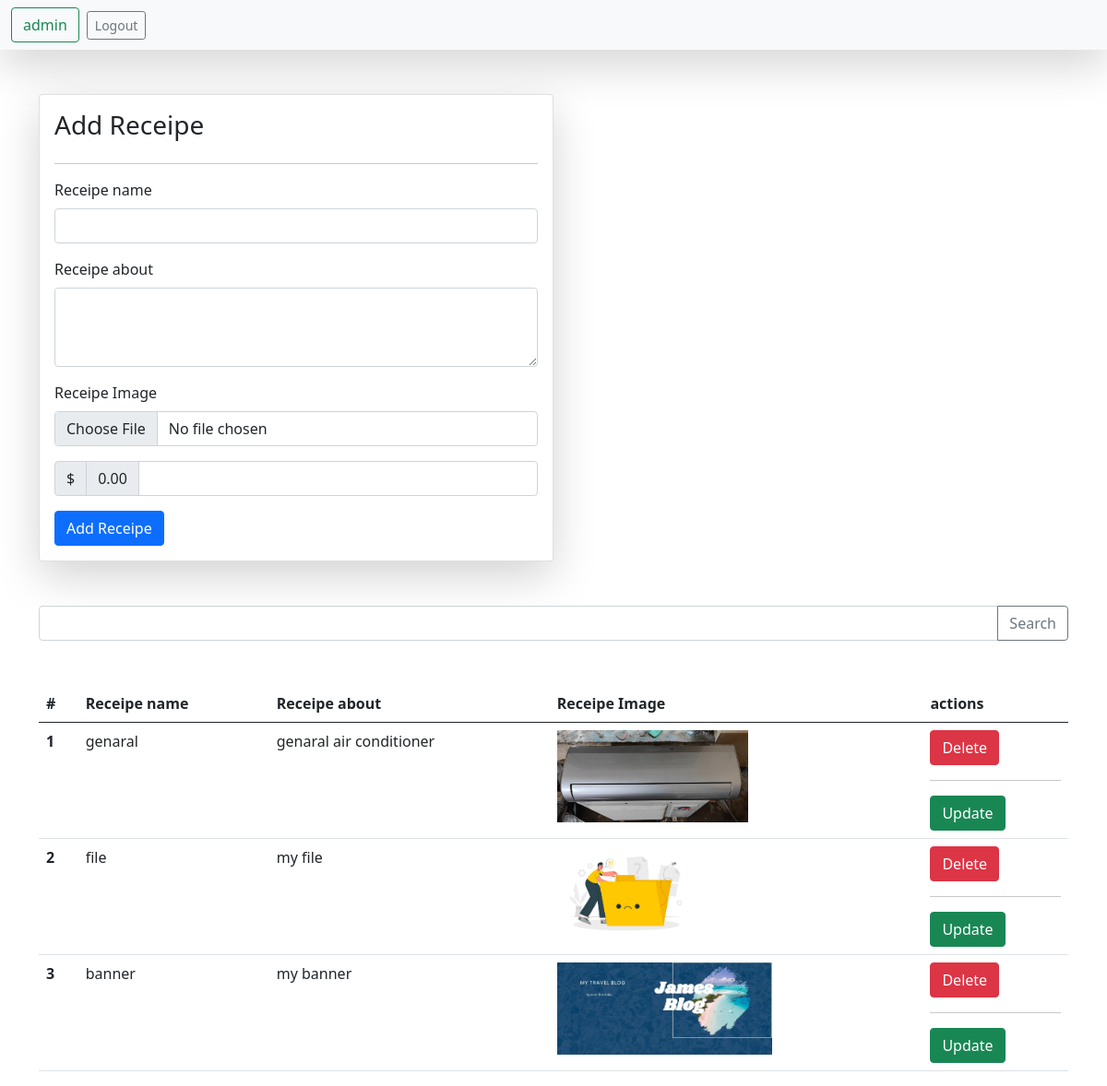
The page /resipy/ (signed in) on the database its author committed.
### models/models.py (models this page shows)
class Product(models.Model):
    user = models.ForeignKey(User , on_delete=models.SET_NULL, null = True , blank= True)
    title = models.CharField(max_length=100)
    description = models.TextField()
    imgs = models.ImageField(upload_to="img")
    price = models.IntegerField()
    view_count = models.IntegerField(default=1)

### models/views.py (the view, shortened to what this page needs)
# urls.py: path('resipy/',resipy, name="resipy"),
@login_required(login_url='login')
def resipy(request):
    queryest = Product.objects.all()
    if request.GET.get('search'):  #এর মাধ্যমে যা সার্চ করার জন্য লিখা হয়েছে তা এটী নিয়ে এসেছে
        queryest = queryest.filter(title__icontains = request.GET.get('search'))
    context = {'resapy':queryest}  # queryest নামের অবজেক্ট টি নেয়া ডিকশেনারী আকারে তার কাছে স্টোরে করে
    return render(request, 'resipy.html',context) # মাধমে ডিকশেনারী টি HTML এ দেয়া দেয়া হয়েছে

### templates/resipy.html (shortened to what this page needs)
<!doctype html>
<html lang="en">
  <head>
    <link href="https://cdn.jsdelivr.net/npm/bootstrap@5.0.2/dist/css/bootstrap.min.css" rel="stylesheet">
  </head>
  <body>
    <nav class="navbar navbar-light bg-light shadow-lg">
      <form class="container-fluid justify-content-start">
        <button class="btn btn-outline-success me-2" type="button">{{request.user.first_name}} {{request.user}}</button>
        <a href="{% url 'logout' %}" class="btn btn-sm btn-outline-secondary" type="button">Logout</a>
      </form>
    </nav>
<div class="container mt-5">
    <form class="col-6 max-auto card p-3 shadow-lg" method="post" enctype="multipart/form-data" >
        <h3>Add Receipe</h3>
        <hr>
        <div class="mb-3">
            <label for="exampleFormControlInput1" class="form-label">Receipe name</label>
            <input name="title" required type="text" class="form-control" id="exampleFormControlInput1">
          </div>
          <div class="mb-3">
            <label for="exampleFormControlTextarea1" class="form-label">Receipe about</label>
            <textarea name="description" required class="form-control" id="exampleFormControlTextarea1" rows="3"></textarea>
          </div>
          <div class="mb-3">
            <label for="formFile" class="form-label">Receipe Image</label>
            <input name="imgs" required class="form-control" type="file" id="formFile">
          </div>
          <div class="input-group mb-3">
            <span class="input-group-text">$</span>
            <span class="input-group-text">0.00</span>
            <input type="text" required name="price" class="form-control" aria-label="Dollar amount (with dot and two decimal places)">
          </div>
          <a href="{% url 'resipy' %}">
        <button type="submit" class="btn btn-primary">Add Receipe</button>
          </a>
      </form>
    </div>
  <div class="container mt-5">
    <form>
      <div class="input-group mb-3">
        <input name="search" type="text" class="form-control"aria-label="Recipient's username" aria-describedby="button-addon2">
        <button class="btn btn-outline-secondary" type="submit" id="button-addon2">Search</button>
      </div>
    </form>
  </div>
    <div class="container mt-5">
    <table class="table">
      <thead>
        <tr>
          <th scope="col">#</th>
          <th scope="col">Receipe name</th>
          <th scope="col">Receipe about</th>
          <th scope="col">Receipe Image</th>
          <th scope="col">actions</th>
        </tr>
      </thead>
      <tbody>
        {% for receipe in resapy %}
        <tr>
          <th scope="row">{{forloop.counter}}</th>
          <td>{{receipe.title}}</td>
          <td>{{receipe.description}}</td>
          <td><img src="/media/{{receipe.imgs}}" height="100"></td>
          <td><a href="/delete-resipy/{{receipe.id}}/" class="btn btn-danger">Delete</a>
            <hr>
            <a href="/update-resipy/{{receipe.id}}/" class="btn btn-success">Update</a>
          </td>
        </tr>
        {% endfor %}
      </tbody>
    </table>
  </div>
  </body>
</html>

### rows shown on the page
Product: title "genaral", description "genaral air conditioner", imgs (picture)
Product: title "file", description "my file", imgs (picture)
Product: title "banner", description "my banner", imgs (picture)

### other values the page prints
{{ request.user }} "admin"
